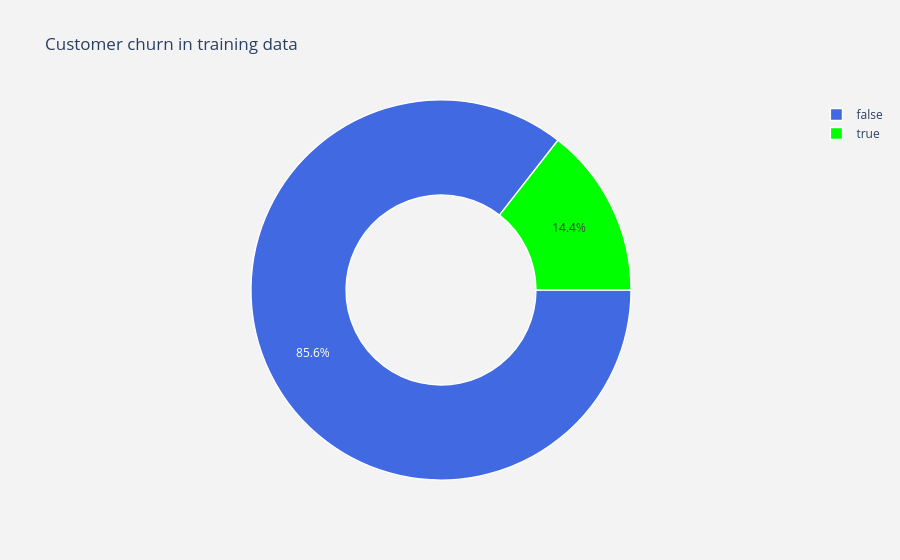

Notebook code for this chart:
### Markdown cell above
## <a id='2.1'>2.1. Customer churn in data</a>

### Code cell
trace = go.Pie(labels = telcom["Churn"].value_counts().keys().tolist(),
               values = telcom["Churn"].value_counts().values.tolist(),
               marker = dict(colors = ['royalblue','lime'],
                             line = dict(color = "white", width =  1.3)
                            ),
               rotation = 90,
               hoverinfo = "label+value+text",
               hole = .5
              )
layout = go.Layout(dict(title = "Customer churn in training data",
                        plot_bgcolor = "rgb(243,243,243)",
                        paper_bgcolor = "rgb(243,243,243)",
                       )
                  )
data = [trace]
fig = go.Figure(data = data, layout = layout)
py.iplot(fig)

### Figure 1 — Plotly figure (JSON) as saved in the notebook; plotly's stock layout.template omitted (floating-point values rounded to 4 significant figures)
{"data": [{"hole": 0.5, "hoverinfo": "label+value+text", "labels": [false, true], "marker": {"colors": ["royalblue", "lime"], "line": {"color": "white", "width": 1.3}}, "rotation": 90, "type": "pie", "values": [2215, 374]}], "layout": {"paper_bgcolor": "rgb(243,243,243)", "plot_bgcolor": "rgb(243,243,243)", "title": {"text": "Customer churn in training data"}}}
